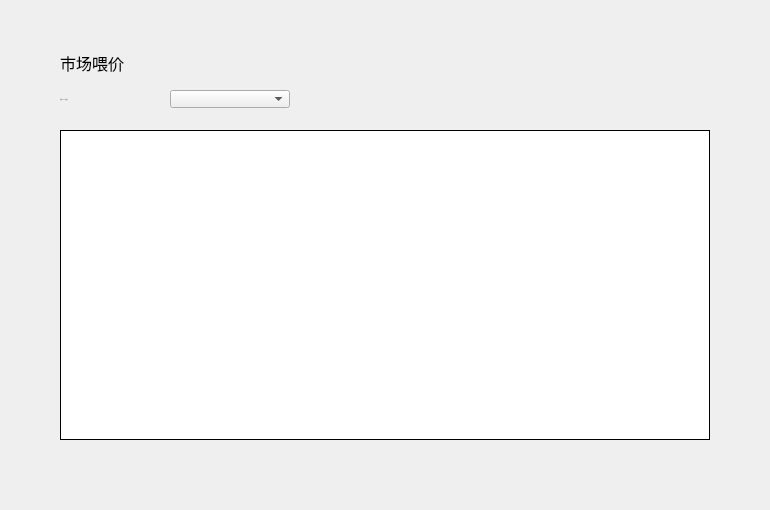
<?xml version="1.0" encoding="UTF-8"?>
<ui version="4.0">
 <class>FeedPricePage</class>
 <widget class="QWidget" name="FeedPricePage">
  <property name="geometry">
   <rect>
    <x>0</x>
    <y>0</y>
    <width>770</width>
    <height>510</height>
   </rect>
  </property>
  <property name="windowTitle">
   <string>Form</string>
  </property>
  <widget class="QTableWidget" name="assetPriceTableWidget">
   <property name="geometry">
    <rect>
     <x>60</x>
     <y>130</y>
     <width>650</width>
     <height>310</height>
    </rect>
   </property>
   <property name="cursor" stdset="0">
    <cursorShape>ArrowCursor</cursorShape>
   </property>
   <property name="layoutDirection">
    <enum>Qt::LeftToRight</enum>
   </property>
   <property name="styleSheet">
    <string notr="true"/>
   </property>
   <property name="frameShape">
    <enum>QFrame::Box</enum>
   </property>
   <property name="frameShadow">
    <enum>QFrame::Plain</enum>
   </property>
   <property name="verticalScrollBarPolicy">
    <enum>Qt::ScrollBarAsNeeded</enum>
   </property>
   <property name="horizontalScrollBarPolicy">
    <enum>Qt::ScrollBarAlwaysOff</enum>
   </property>
   <property name="autoScroll">
    <bool>true</bool>
   </property>
   <property name="editTriggers">
    <set>QAbstractItemView::NoEditTriggers</set>
   </property>
   <property name="selectionMode">
    <enum>QAbstractItemView::NoSelection</enum>
   </property>
   <property name="iconSize">
    <size>
     <width>19</width>
     <height>12</height>
    </size>
   </property>
   <property name="showGrid">
    <bool>true</bool>
   </property>
   <property name="gridStyle">
    <enum>Qt::SolidLine</enum>
   </property>
   <attribute name="horizontalHeaderVisible">
    <bool>false</bool>
   </attribute>
   <attribute name="horizontalHeaderCascadingSectionResizes">
    <bool>false</bool>
   </attribute>
   <attribute name="horizontalHeaderHighlightSections">
    <bool>false</bool>
   </attribute>
   <attribute name="verticalHeaderVisible">
    <bool>false</bool>
   </attribute>
   <attribute name="verticalHeaderHighlightSections">
    <bool>false</bool>
   </attribute>
   <column>
    <property name="text">
     <string>币种</string>
    </property>
    <property name="font">
     <font>
      <family>微软雅黑</family>
     </font>
    </property>
    <property name="textAlignment">
     <set>AlignCenter</set>
    </property>
   </column>
   <column>
    <property name="text">
     <string>最新喂价时间（GMT）</string>
    </property>
    <property name="font">
     <font>
      <family>微软雅黑</family>
     </font>
    </property>
    <property name="textAlignment">
     <set>AlignCenter</set>
    </property>
   </column>
   <column>
    <property name="text">
     <string>喂价比例（/HX）</string>
    </property>
    <property name="font">
     <font>
      <family>微软雅黑</family>
     </font>
    </property>
    <property name="textAlignment">
     <set>AlignCenter</set>
    </property>
   </column>
   <column>
    <property name="text">
     <string/>
    </property>
   </column>
  </widget>
  <widget class="QComboBox" name="accountComboBox">
   <property name="geometry">
    <rect>
     <x>170</x>
     <y>90</y>
     <width>120</width>
     <height>18</height>
    </rect>
   </property>
   <property name="font">
    <font>
     <family>微软雅黑</family>
     <weight>50</weight>
     <bold>false</bold>
    </font>
   </property>
   <property name="focusPolicy">
    <enum>Qt::NoFocus</enum>
   </property>
   <property name="styleSheet">
    <string notr="true"/>
   </property>
  </widget>
  <widget class="QLabel" name="label">
   <property name="geometry">
    <rect>
     <x>60</x>
     <y>90</y>
     <width>110</width>
     <height>18</height>
    </rect>
   </property>
   <property name="font">
    <font>
     <family>Microsoft YaHei UI Light</family>
     <pointsize>-1</pointsize>
     <weight>50</weight>
     <italic>false</italic>
     <bold>false</bold>
    </font>
   </property>
   <property name="styleSheet">
    <string notr="true">QLabel{color: rgb(137,129,161);
font: 11px &quot;Microsoft YaHei UI Light&quot;;}</string>
   </property>
   <property name="text">
    <string>当前senator账号</string>
   </property>
   <property name="alignment">
    <set>Qt::AlignLeading|Qt::AlignLeft|Qt::AlignVCenter</set>
   </property>
  </widget>
  <widget class="QLabel" name="title_label">
   <property name="geometry">
    <rect>
     <x>60</x>
     <y>50</y>
     <width>200</width>
     <height>26</height>
    </rect>
   </property>
   <property name="font">
    <font>
     <family>微软雅黑</family>
     <pointsize>12</pointsize>
     <weight>50</weight>
     <italic>false</italic>
     <bold>false</bold>
    </font>
   </property>
   <property name="styleSheet">
    <string notr="true"/>
   </property>
   <property name="text">
    <string>市场喂价</string>
   </property>
  </widget>
  <widget class="QStackedWidget" name="stackedWidget">
   <property name="geometry">
    <rect>
     <x>0</x>
     <y>468</y>
     <width>770</width>
     <height>41</height>
    </rect>
   </property>
  </widget>
 </widget>
 <resources/>
 <connections/>
</ui>
